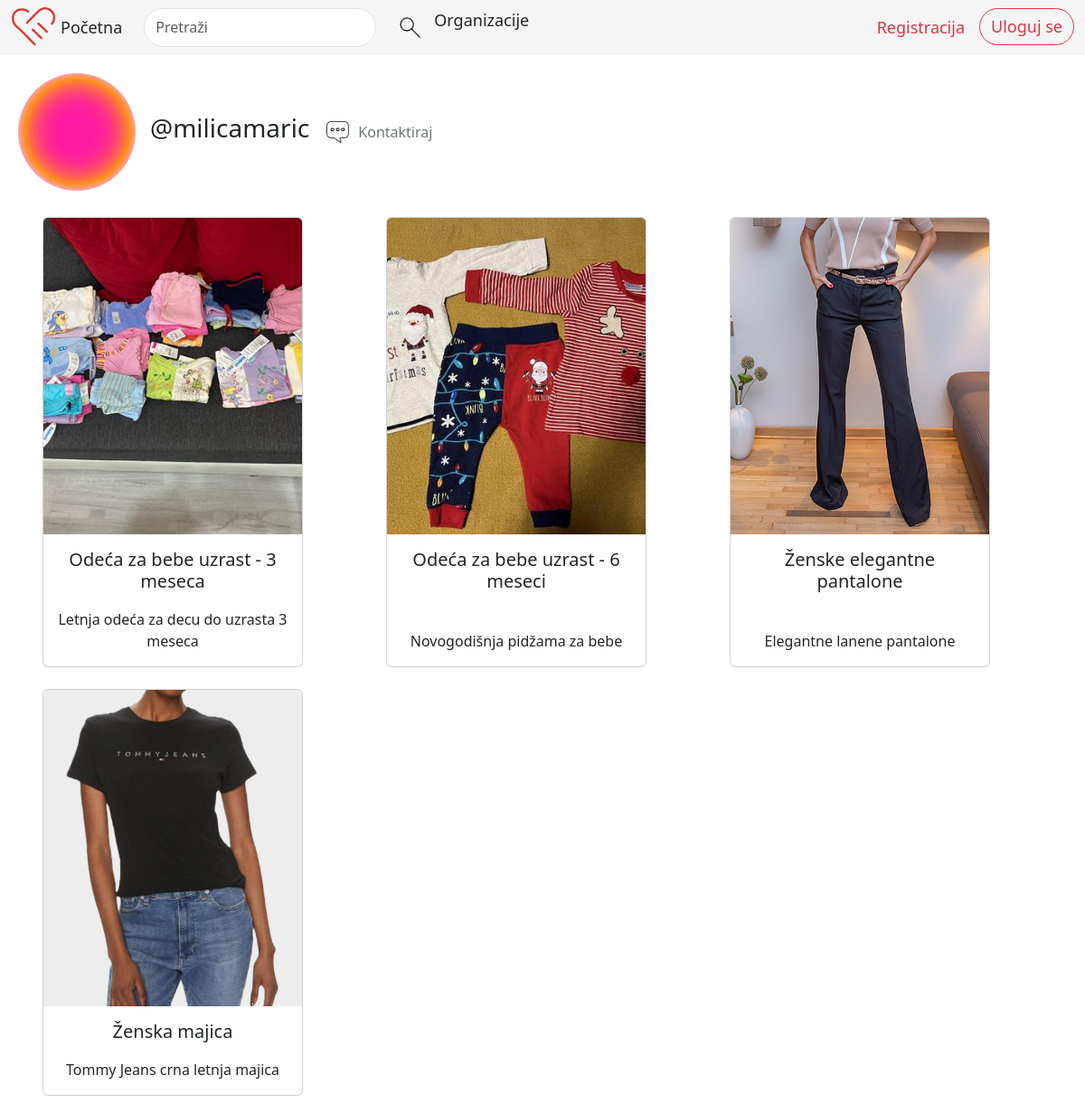
Page /users/milica/39 on the committed database.
### users/models.py (models this page shows, shortened)
class User (AbstractBaseUser, PermissionsMixin):
    email = models.EmailField(unique=True , default='')
    username = models.CharField(blank=True,default='',unique=True, max_length=50)
    image = models.ImageField(blank=True, default='profile_pics/profil.png', upload_to='profile_pics')
    is_active = models.BooleanField(default=True)
    is_staff = models.BooleanField(default=False)
    is_organization = models.BooleanField(default=False)
    objects = CustomUserManager()
    USERNAME_FIELD = 'email'
    EMAIL_FIELD = 'email'
    REQUIRED_FIELDS = ['username']
    class Meta:
        verbose_name = "User"
        verbose_name_plural = "Users"

### oglasi/models.py (models this page shows, shortened)
class Oglas(models.Model):
    POL_CHOICES = (
        ('musko' , 'musko'),
        ('zensko' , 'zensko'),
        ('decije', 'decije'),
    )
    VELICINA_CHOICES = (
        ('bebe' , 'bebe'),
        ('xs' , 'XS'),
        ('s' , 'S'),
        ('m' , 'M'),
        ('l' , 'L'),
        ('xl' , 'XL'),
        ('xxl' , 'XXL'),
    )
    naziv = models.CharField(max_length=255)
    stanje = models.IntegerField()
    opis = models.TextField()
    korisnik = models.ForeignKey(User, on_delete=models.CASCADE)
    pol = models.CharField(max_length=6, choices=POL_CHOICES)
    velicina = models.CharField(max_length=5, choices = VELICINA_CHOICES)
    vreme = models.DateTimeField(auto_now_add=True)
    slika = models.ImageField(upload_to='oglasi/')
    tagovi = models.ManyToManyField(Tag, through='Sadrzi')

### users/views.py (the view, shortened to what this page needs)
# urls.py: path('milica/<int:id>', views.milica, name = "milica"),
def milica(request, id):
    user = get_object_or_404(User, id=id)
    oglasi = Oglas.objects.filter(korisnik=user)
    return render(request, 'users/milica.html', {'user': user, 'oglasi': oglasi})

### users/templates/users/milica.html (shortened to what this page needs)
{% extends 'layout.html' %}
{% block content %}
<div class="profil marg levo d-flex align-items-center">
  <div class="rounded-circle vecaProfilna me-3">
    <img src="{{ user.image.url }}" alt="profilna" class="img-fluid">
  </div>
  <h3 class="me-3">@{{ user.username }}</h3>
  {% if request.user != user %}
  <a href="{% url 'chat:start-chat' user.username %}" class="link-secondary d-flex align-items-center">
    <img src="/media/images/chat.png" alt="chat" width="30px" class="me-2">
    Kontaktiraj
  </a>
  {% endif %}
</div>
<div class="container mt-4">
  <div class="row justify-content-start">
    {% for oglas in oglasi %}
    <div class="col-md-4 mb-4">
      <div class="card same-height-card" style="width: 18rem;">
        <a href="{% url 'oglasi:oglas' oglas.id %}">
          <div class="text-center">
            <img src="{{ oglas.slika.url }}" class="card-img-top img-fluid" alt="{{ oglas.naziv }}">
          </div>
        </a>
        <div class="card-body text-center">
          <h5 class="card-title">{{ oglas.naziv }}</h5>
          <p class="card-text">{{ oglas.opis }}</p>
        </div>
      </div>
    </div>
    {% endfor %}
  </div>
</div>
{% endblock %}

### static/css/style.css (style rules this page uses)
.card { margin: 5px; }
.marg { margin-top: 20px; }
.levo { margin-left: 20px; }
.rounded-circle { border-radius: 50%; overflow: hidden; }
.rounded-circle img { width: 100%; height: 100%; object-fit: cover; }
.vecaProfilna { width: 130px; height: 130px; }
.same-height-card { display: flex; flex-direction: column; justify-content: space-between; height: 100%; }
.card-body { flex-grow: 1; display: flex; flex-direction: column; justify-content: space-between; }
.card-img-top { width: 100%; height: 350px; object-fit: cover; }
.link-secondary { display: flex; align-items: center; text-decoration: none; color: #6c757d; }
.link-secondary img { margin-right: 8px; }

### rows in the picture
User: image (picture), username "milicamaric"
Oglas: slika (picture), naziv "Odeća za bebe uzrast - 3 meseca", opis "Letnja odeća za decu do uzrasta 3 meseca"
Oglas: slika (picture), naziv "Odeća za bebe uzrast - 6 meseci", opis "Novogodišnja pidžama za bebe"
Oglas: slika (picture), naziv "Ženske elegantne pantalone", opis "Elegantne lanene pantalone"
Oglas: slika (picture), naziv "Ženska majica", opis "Tommy Jeans crna letnja majica"
